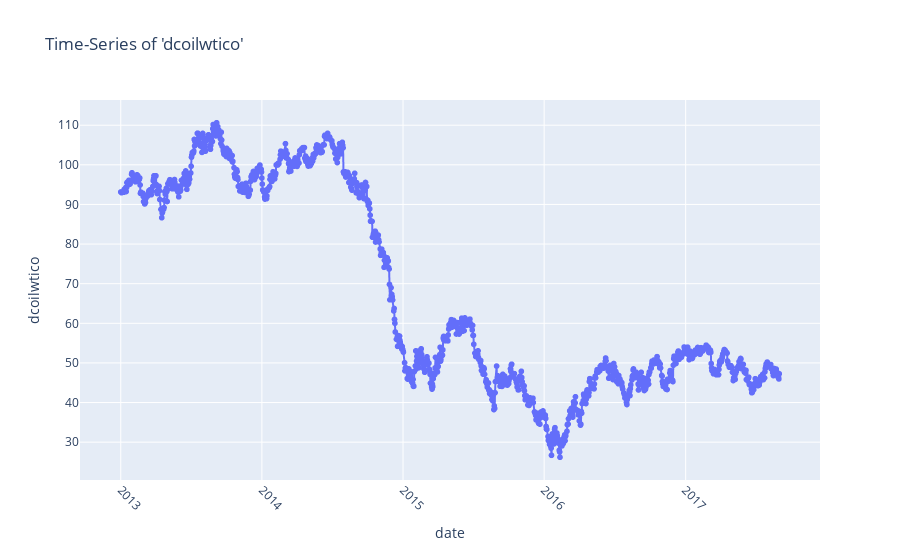

The code cell stored with this chart in its notebook:
### Markdown cell above
The first missing value cannot be imputed using linear interpolation alone. Lets use bfill.

### Code cell
# Use backward filling to impute the first missing value
oil_data['dcoilwtico'] = oil_data['dcoilwtico'].fillna(method='bfill')
# Create a time-series line chart with missing value markers
line_chart_fig = px.line(oil_data, x='date', y='dcoilwtico', title="Time-Series of 'dcoilwtico'",
                         markers=True, # Add markers at data points
                         line_shape='linear', # Linear line shape
                         )

# Add vertical lines to indicate missing values
missing_dates = oil_data[oil_data['dcoilwtico'].isnull()]['date']
for date in missing_dates:
    line_chart_fig.add_shape(type="line",
                             x0=date, x1=date,
                             y0=0, y1=1,
                             xref="x", yref="paper",
                             line=dict(color="red", dash="dash")
                             )
    line_chart_fig.add_annotation(text="Missing Value", x=date, y=1.02, xref="x", yref="paper", showarrow=False)

line_chart_fig.update_xaxes(tickangle=45)
line_chart_fig.show()

### Figure 1 — Plotly figure (JSON) as saved in the notebook; plotly's stock layout.template omitted (floating-point values rounded to 4 significant figures; data arrays with more than 128 entries replaced by an {"elided": "..."} marker saying what was removed)
{"data": [{"hovertemplate": "date=%{x}<br>dcoilwtico=%{y}<extra></extra>", "legendgroup": "", "line": {"color": "#636efa", "dash": "solid", "shape": "linear"}, "marker": {"symbol": "circle"}, "mode": "markers+lines", "name": "", "showlegend": false, "type": "scattergl", "x": {"elided": "1218 str values"}, "xaxis": "x", "y": {"elided": "1218 float values"}, "yaxis": "y"}], "layout": {"legend": {"tracegroupgap": 0}, "title": {"text": "Time-Series of 'dcoilwtico'"}, "xaxis": {"anchor": "y", "domain": [0, 1], "tickangle": 45, "title": {"text": "date"}}, "yaxis": {"anchor": "x", "domain": [0, 1], "title": {"text": "dcoilwtico"}}}}
